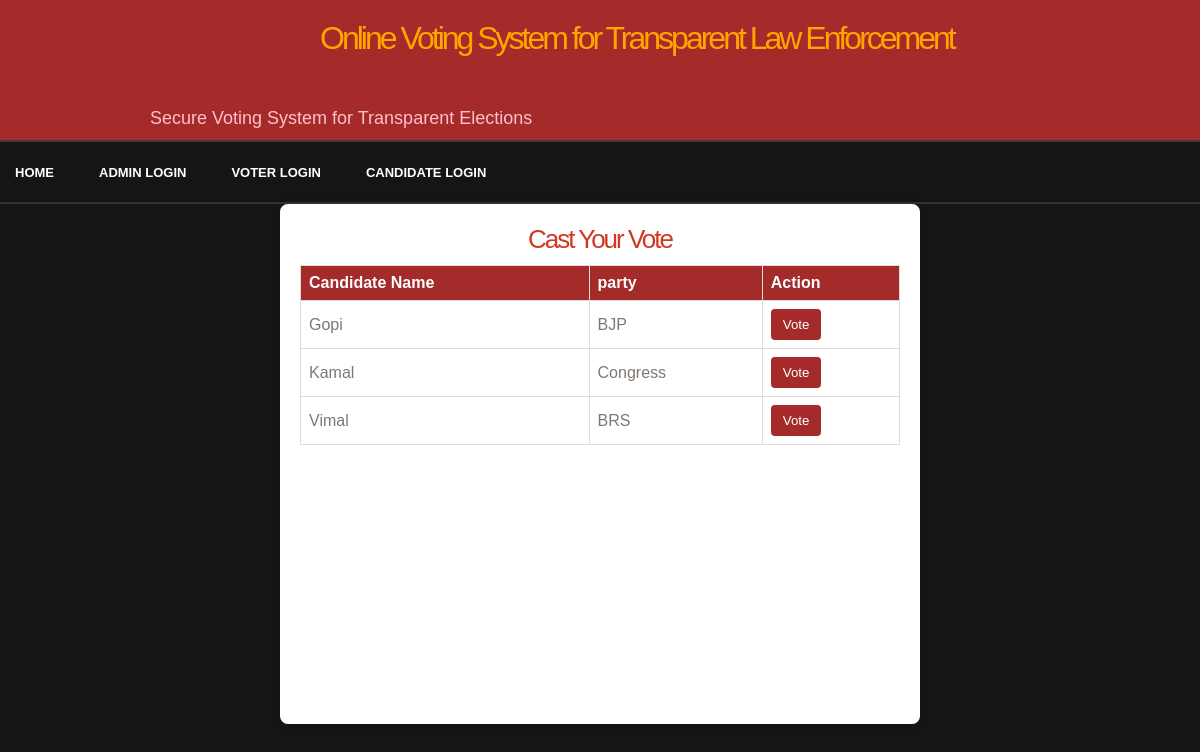
Page /cast-vote/5/ on the committed database.
### application/models.py (models this page shows, shortened)
class candidate(models.Model):
    election=models.ForeignKey(election_name,on_delete=models.CASCADE)
    party=models.ForeignKey(Party,on_delete=models.CASCADE)
    user=models.ForeignKey(User,on_delete=models.CASCADE)
    age=models.DecimalField(max_digits=5, decimal_places=0)
    address=models.TextField()
    mobile=models.DecimalField(max_digits=12,decimal_places=0)

class Party(models.Model):
    name=models.TextField()

### application/views.py (the view)
# urls.py: path('cast-vote/<int:pk>/',views.cast_vote_made,name='cast_vote'),
def cast_vote_made(request, pk):
    election = election_name.objects.get(id=pk)
    candidates = candidate.objects.filter(election=election)
    return render(request, "candidatelist.html", {"candidates": candidates, "election": election})

### template/candidatelist.html (shortened to what this page needs)
{% extends 'Base.html' %}
{% load static %}
{% block main %}
<div class="container">
    <h2>Cast Your Vote</h2>
    <table>
        <thead>
            <tr>
                <th>Candidate Name</th>
                <th>party</th>
                <th>Action</th>
            </tr>
        </thead>
        <tbody>
            {% for candidate in candidates %}
            <tr>
                <td>{{ candidate.user.first_name }}</td>
                <td>{{ candidate.party.name }}</td>
                <td>
                    <form method="POST" action="{% url 'vote_made' %}">
                        <button type="submit" class="vote-button">Vote</button>
                    </form>
                </td>
            </tr>
            {% endfor %}
        </tbody>
    </table>
</div>
{% endblock %}

### static/voting.css (style rules this page uses)
body { margin: 0; padding: 0; background: #151515 url(images/voting01.jpg) repeat-x left top; text-align: justify; font: 13px "Trebuchet MS", Arial, Helvetica, sans-serif; color: #7F7772; }
form { margin: 0; padding: 0; }
h1, h1 a, h2, h2 a, h3, h3 a { margin: 0; text-decoration: none; font-weight: normal; color: #CF3822; }
h2 { letter-spacing: -2px; font-size: 2em; }

### template/candidatelist.html (style rules this page uses)
.container { background: white; padding: 20px; border-radius: 8px; box-shadow: 0 0 10px rgba(0, 0, 0, 0.1); width: 600px; max-height: 80vh; min-height: 60vh; overflow-y: scroll; }
h2 { text-align: center; }
table { width: 100%; border-collapse: collapse; margin-top: 10px; }
th, td { border: 1px solid #ddd; padding: 8px; text-align: left; }
th { background-color:brown; color: white; }
.vote-button { padding: 8px 12px; background-color: brown; color: white; border: none; border-radius: 4px; cursor: pointer; }

### rows in the picture
candidate: user.first_name "Gopi", party.name "BJP"
candidate: user.first_name "Kamal", party.name "Congress"
candidate: user.first_name "Vimal", party.name "BRS"
